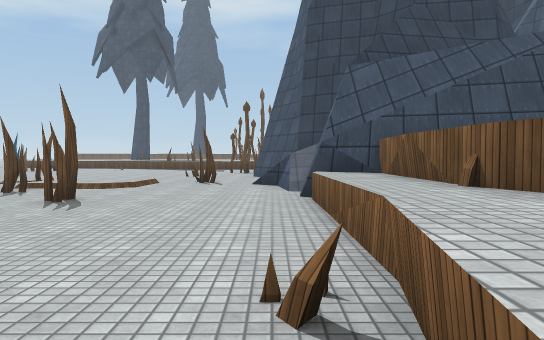
view 1 (above)

24 first-person views from a walk through a Unity game level. The camera is 1.3 m above the floor, tilts 2° down and sees 70° across. The floor is counted in squares, 2 m on a side. Each view is taken from the middle of a square. On the plan, view 1 faces up. The plan holds only what a view shows up to about 11 squares ahead; the rest is blank. The place goes on beyond the plan. Surface patterns are stand-ins for the level's own textures.

view 2
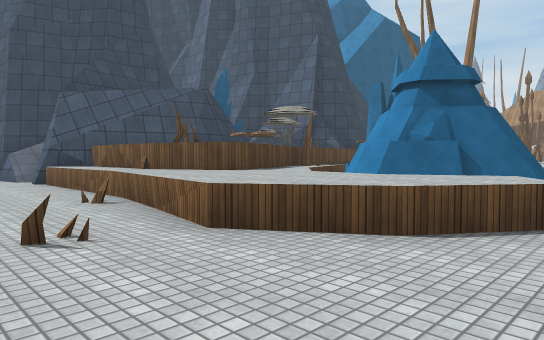

view 3
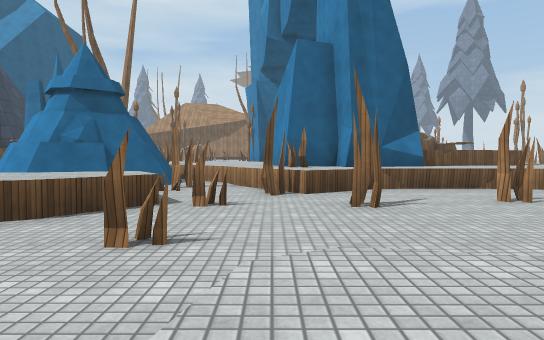

view 4
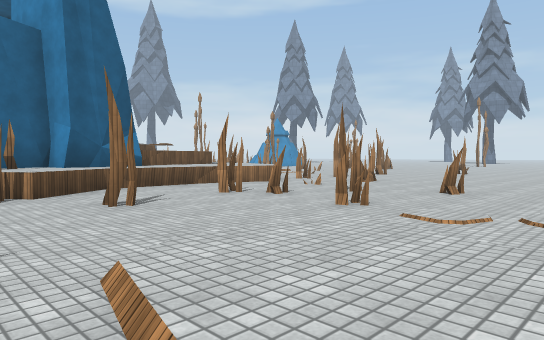

view 5
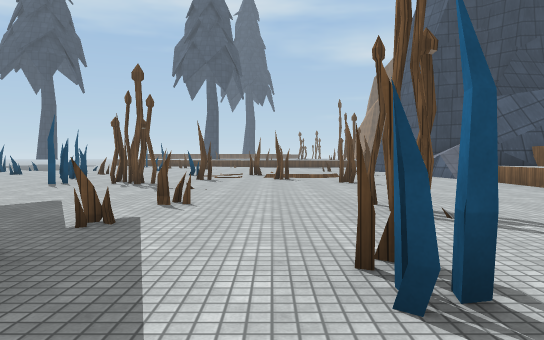

view 6
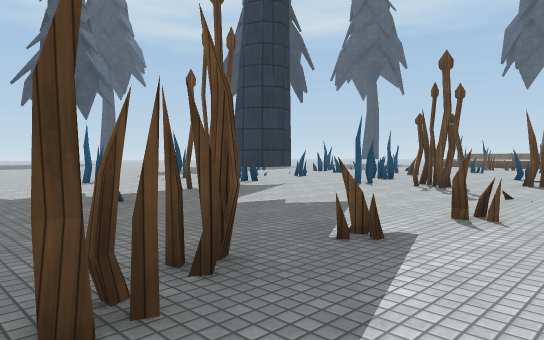

view 7
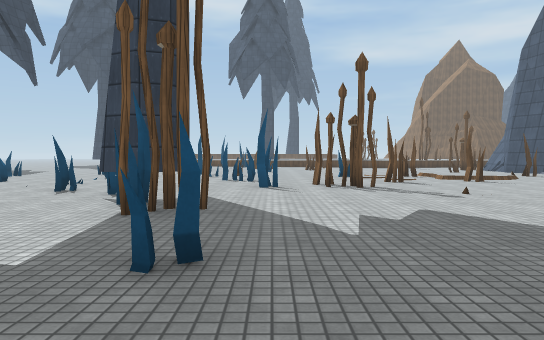

view 8
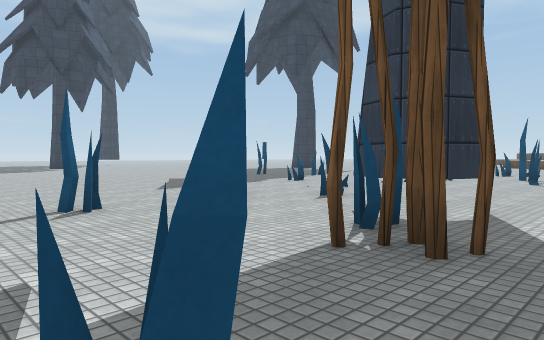

view 9
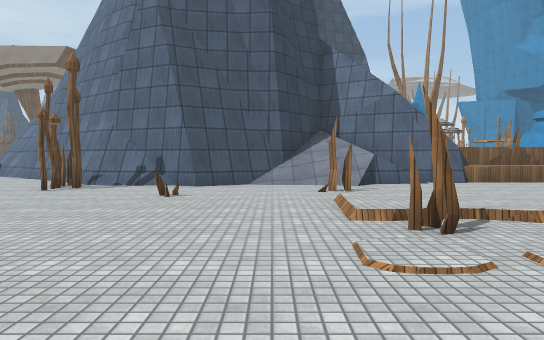

view 10
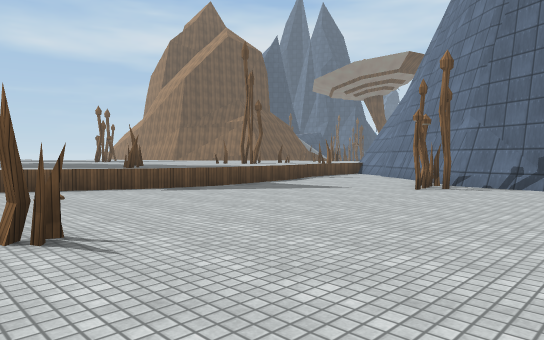

view 11
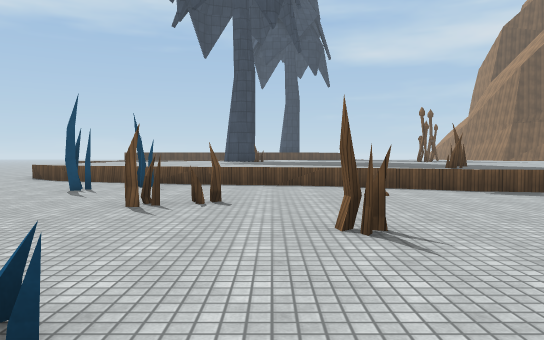

view 12
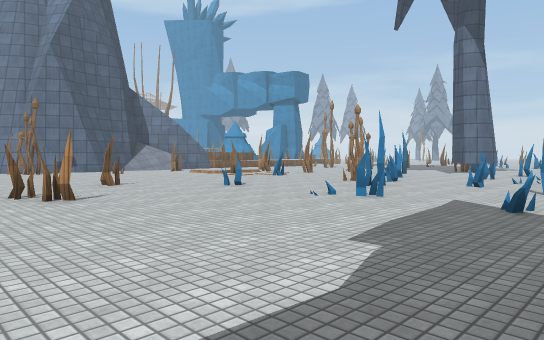

view 13
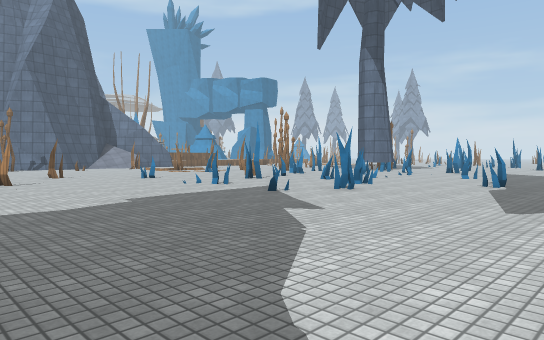

view 14
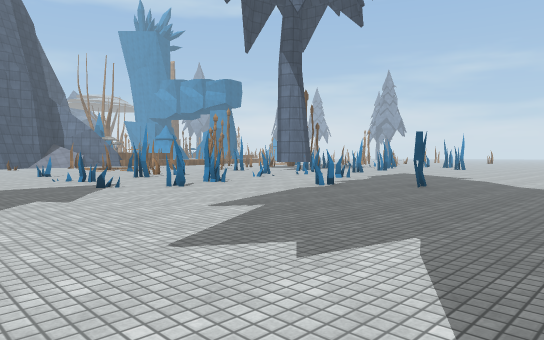

view 15
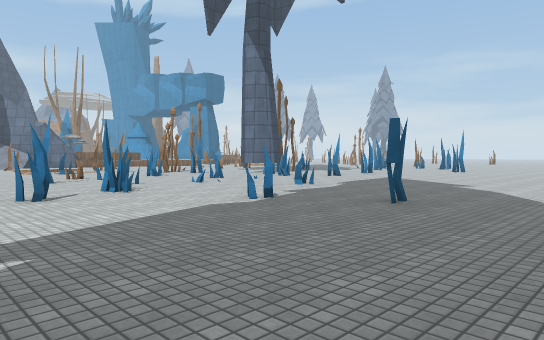

view 16
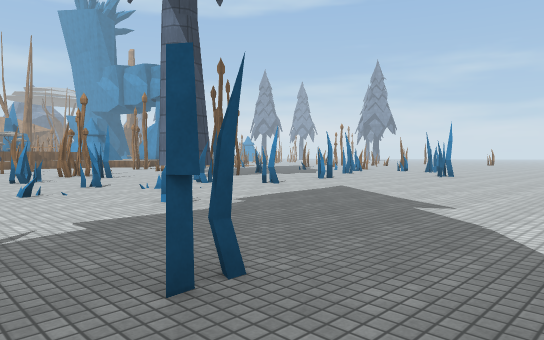

view 17
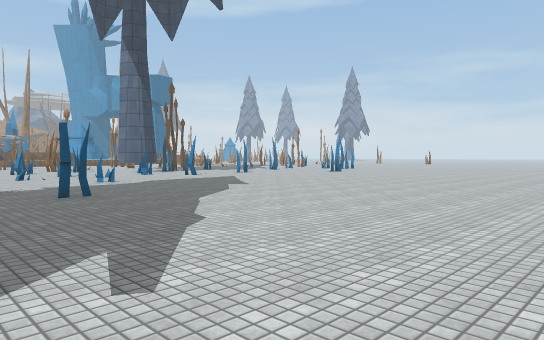

view 18
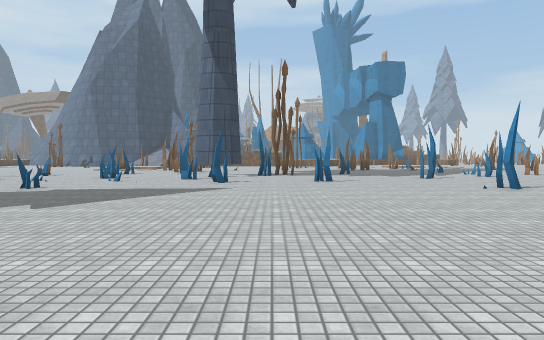

view 19
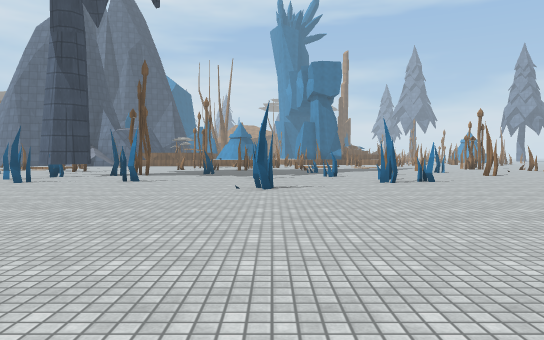

view 20
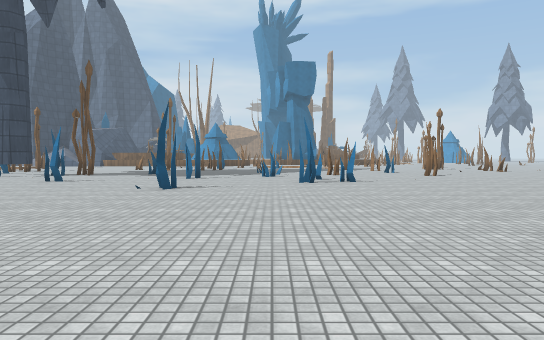

view 21
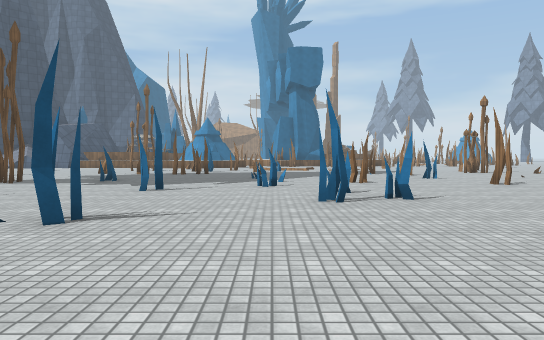

view 22
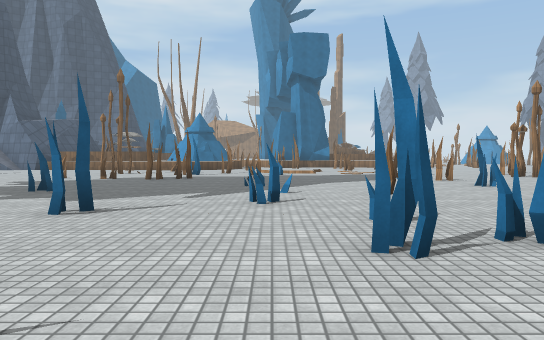

view 23
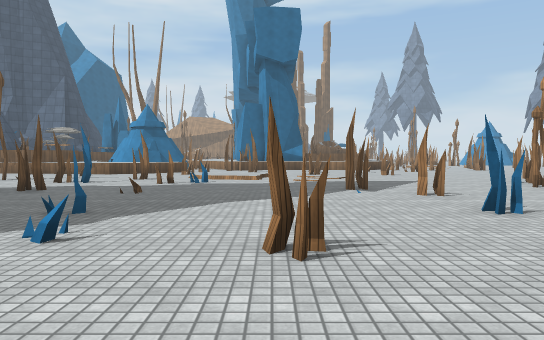

view 24
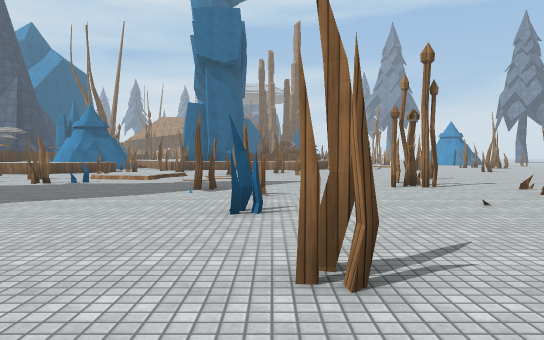

### Floor plan
Key: @ floor where view 1 was taken; # wall or solid block; x gap in a wall; . main floor; : floor 0.25 m higher than the main floor; + floor 0.75 m higher than the main floor; / step, stairs or slope; = window, fence, low wall or low ledge; ^ raised ledge.
Columns run from 27 left of view 1 to 8 right of it. Each row starts with its distance up from view 1.
 19       .................^^..
 18       ........................
 17    ..............#...........#
 16    ........................###
 15    ................#......###
 14    ........=...............#
 13     .......x.#...#......=..#
 12     .......#...............##
 11 ...........#...#.........../##
 10 .........#...#.#.  ..#///////#
  9 .......#........   #..#:/..//#
  8 ............=.........///.../#
  7  .........#..=......#.#.....##
  6  .................#.....#...##
  5  ................###........^#
  4  ............#x#............^#
  3  ...........#..x............^#
  2   .............##..........=^####
  1   ..........#..##....#..#...^^^^#
  0   ..................#......@^^^x#
 -1   ..............#.........=^^^..##
 -2    .................#..#....^^^..###
 -3   ........#.............#....^^..===
 -4    ........................#.#...==#
 -5   ............=.=...#..#/:/....#=###
 -6    .........##........../:/..#.=###
 -7     ........#............//.....+^#
 -8       .....................#....+##
 -9        ..............#.......##.+#^
-10          ......#..xx........#...=+^
-11           .................#....=+=
-12             .. .................
-13                  .....#.. ....x
-14                   ......  ....
-15                     .=..  ...

Where each view was taken, in squares from view 1:
view 1: 0 up, 0 right, facing up
view 2: 4 down, 2 left, facing up-right
view 3: 5 down, 3 left, facing right
view 4: 4 down, 3 left, facing down-right
view 5: 4 down, 5 left, facing up
view 6: 3 down, 5 left, facing up-left
view 7: 3 down, 10 left, facing up
view 8: 1 down, 10 left, facing up-left
view 9: 11 up, 9 left, facing right
view 10: 12 up, 9 left, facing up-right
view 11: 12 up, 9 left, facing up
view 12: 19 up, 17 left, facing down-right
view 13: 19 up, 21 left, facing down-right
view 14: 17 up, 24 left, facing down-right
view 15: 14 up, 23 left, facing down-right
view 16: 10 up, 22 left, facing down-right
view 17: 11 up, 27 left, facing down-right
view 18: 2 up, 25 left, facing right
view 19: 3 down, 25 left, facing right
view 20: 5 down, 25 left, facing right
view 21: 5 down, 21 left, facing right
view 22: 5 down, 18 left, facing right
view 23: 7 down, 14 left, facing right
view 24: 10 down, 14 left, facing right
